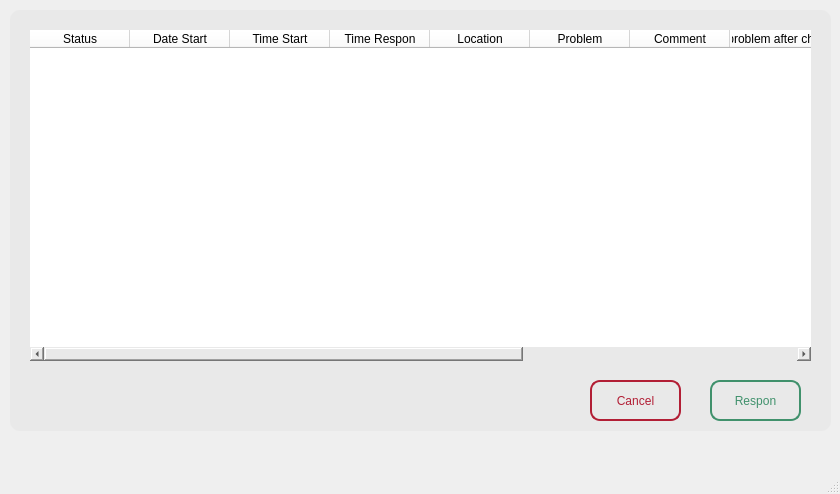
<?xml version="1.0" encoding="UTF-8"?>
<ui version="4.0">
 <class>MainWindow</class>
 <widget class="QMainWindow" name="MainWindow">
  <property name="geometry">
   <rect>
    <x>0</x>
    <y>0</y>
    <width>840</width>
    <height>494</height>
   </rect>
  </property>
  <property name="windowTitle">
   <string>MainWindow</string>
  </property>
  <widget class="QWidget" name="centralwidget">
   <widget class="QFrame" name="frame">
    <property name="geometry">
     <rect>
      <x>10</x>
      <y>10</y>
      <width>821</width>
      <height>421</height>
     </rect>
    </property>
    <property name="styleSheet">
     <string notr="true">background-color: rgb(233, 233, 233);
border-radius:10px;</string>
    </property>
    <property name="frameShape">
     <enum>QFrame::Shape::StyledPanel</enum>
    </property>
    <property name="frameShadow">
     <enum>QFrame::Shadow::Raised</enum>
    </property>
    <widget class="QPushButton" name="responseButton">
     <property name="geometry">
      <rect>
       <x>700</x>
       <y>370</y>
       <width>91</width>
       <height>41</height>
      </rect>
     </property>
     <property name="styleSheet">
      <string notr="true">QPushButton{
	color: #40916c;
   border : 2px solid #40916c;
   border-radius :10px;
}
QPushButton:hover{
	color: #40916c;
   border : 2px solid #40916c;
   border-radius :10px;
   background-color : #b7e4c7;
}
QPushButton:pressed{
   	color: #40916c;
   border : 2px solid #40916c;
   border-radius :10px;
   background-color : #2d6a4f;
}

</string>
     </property>
     <property name="text">
      <string>Respon</string>
     </property>
    </widget>
    <widget class="QPushButton" name="cancelButton">
     <property name="geometry">
      <rect>
       <x>580</x>
       <y>370</y>
       <width>91</width>
       <height>41</height>
      </rect>
     </property>
     <property name="styleSheet">
      <string notr="true">QPushButton{
   color: #b21e35;
   border : 2px solid #b21e35;
   border-radius :10px;
}
QPushButton:hover{
   color: #b21e35;
   border : 2px solid #b21e35;
   border-radius :10px;
   background-color : #ff4d6d;
}
QPushButton:pressed{
   color: #b21e35;
   border : 2px solid #b21e35;
   border-radius :10px;
   background-color :#800f2f ;
}
</string>
     </property>
     <property name="text">
      <string>Cancel</string>
     </property>
    </widget>
    <widget class="QTableWidget" name="tableWidget">
     <property name="geometry">
      <rect>
       <x>20</x>
       <y>20</y>
       <width>781</width>
       <height>331</height>
      </rect>
     </property>
     <property name="styleSheet">
      <string notr="true">background-color: rgb(255, 255, 255);</string>
     </property>
     <column>
      <property name="text">
       <string>Status</string>
      </property>
     </column>
     <column>
      <property name="text">
       <string>Date Start</string>
      </property>
     </column>
     <column>
      <property name="text">
       <string>Time Start</string>
      </property>
     </column>
     <column>
      <property name="text">
       <string>Time Respon</string>
      </property>
     </column>
     <column>
      <property name="text">
       <string>Location</string>
      </property>
     </column>
     <column>
      <property name="text">
       <string>Problem</string>
      </property>
     </column>
     <column>
      <property name="text">
       <string>Comment</string>
      </property>
     </column>
     <column>
      <property name="text">
       <string>problem after check</string>
      </property>
     </column>
     <column>
      <property name="text">
       <string>solve</string>
      </property>
     </column>
     <column>
      <property name="text">
       <string>time finish</string>
      </property>
     </column>
     <column>
      <property name="text">
       <string>name mtc</string>
      </property>
     </column>
    </widget>
   </widget>
  </widget>
  <widget class="QMenuBar" name="menubar">
   <property name="geometry">
    <rect>
     <x>0</x>
     <y>0</y>
     <width>840</width>
     <height>33</height>
    </rect>
   </property>
  </widget>
  <widget class="QStatusBar" name="statusbar"/>
 </widget>
 <resources/>
 <connections/>
</ui>
